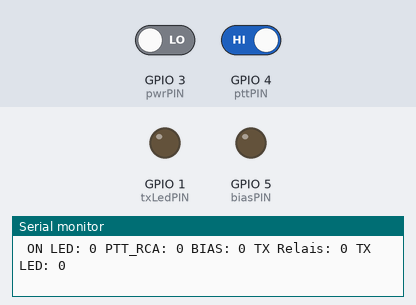
A sketch run on a simulated ESP32-S3. On the bench: output pins drawn as LEDs (lit = HIGH), the last lines printed to the serial monitor. The test bench sets the inputs (shaded band); at power-on: GPIO 3 (pwrPIN) LOW, GPIO 4 (pttPIN) HIGH. Pins used as bus, display or sensor lines are not drawn.

Above: at 2.4 s.
2.5 s: GPIO 3 (pwrPIN) driven HIGH and GPIO 4 (pttPIN) driven LOW
At 3.5 s:
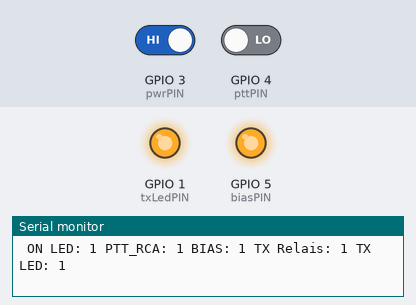
4.0 s: GPIO 3 (pwrPIN) driven LOW
At 4.5 s:
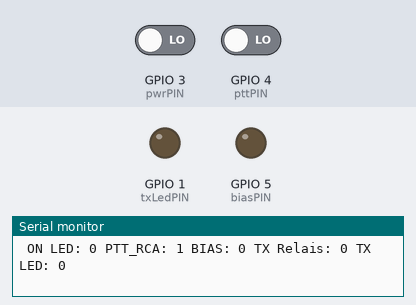
5.5 s: GPIO 3 (pwrPIN) driven HIGH
At 5.8 s:
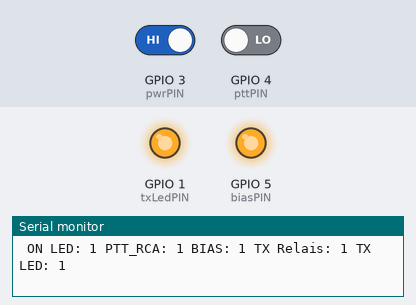
Timing chart, 0 to 8.5 s (numbered marks = the images above; inputs shaded):
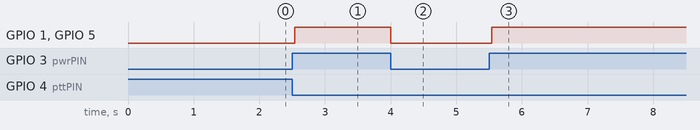

Measured:
- after the input at 2.5 s, GPIO 1 (txLedPIN), GPIO 5 (biasPIN): LOW → HIGH at once
- after the input at 4.0 s, GPIO 1 (txLedPIN), GPIO 5 (biasPIN): HIGH → LOW at once
- after the input at 5.5 s, GPIO 1 (txLedPIN), GPIO 5 (biasPIN): LOW → HIGH at once

The sketch:

NepControl50W.ino
```cpp
// (licence header left out)
// read global project config
#include "config.h"

// other includes
#include "onboard_LED.h"        // control the onboard LED
#include "amp_control.h"        // switch signals for the amp at the GPIO

//-----------------------------------------------------------------------------------------
// init all UARTs
void init_UARTs() {
  Serial.end();                                 // 1 = means full terminate
  // Serial1.end();
  // Serial2.end(1);
  delay(100);
  // Serial1.setRxBufferSize(SER_BUF_SIZE);          // set new UART buffer size
  Serial.begin(115200);                              // initialize internal UART0 with 115200/8N1
  // Serial1.begin(9600, SERIAL_8N1, RxD1, TxD1);    // initialize external UART1 with 9600/8N1
  // Serial2.begin(9600, SERIAL_8N1, RxD2, TxD2);    // initialize external UART2 with 9600/8N1
  // delay(100);
  #ifdef DEBUG
  Serial.println("Serial0 TXD is on pin: "+String(TX));
  Serial.println("Serial0 RXD is on pin: "+String(RX));
  // Serial.println("Serial1 TXD is on pin: "+String(TxD1));
  // Serial.println("Serial1 RXD is on pin: "+String(RxD1));
  // Serial.println("Serial2 TXD is on pin: "+String(TxD2));
  // Serial.println("Serial2 RXD is on pin: "+String(RxD2));
  #endif
}
//-----------------------------------------------------------------------------------------

//-----------------------------------------------------------------------------------------
// init ESP32 PINs for digital in/out, the PINs are defined further up
void init_GPIO() {
  pinMode(pttPIN, INPUT_PULLUP);    // PIN input from the PTT line at RCA Socket, LOW ACTIVE with internal PullUp activated for reliable detection
  // pinMode(ptt2PIN, INPUT_PULLUP);   // PIN input from the Sub-D socket, LOW ACTIVE with internal PullUp activated for reliable detection
  // pinMode(pttPIN, INPUT);        // PIN input from the PTT line, LOW ACTIVE without using internal PullUp
  pinMode(biasPIN, OUTPUT);         // PIN output BIAS
  pinMode(pwrPIN, INPUT_PULLDOWN);  // PIN input Power ON
  pinMode(txPIN, OUTPUT);           // PIN output for RX/TX relais
  pinMode(txLedPIN, OUTPUT);        // PIN output for TX LED
}
//-----------------------------------------------------------------------------------------

//-----------------------------------------------------------------------------------------
void setup() {
  // put your setup code here, to run once:
setLED("off");          // onboard LED off
setLED("b");            // set onboard LED to blue

init_UARTs();           // init UARTs
init_GPIO();            // init GPIOs

Serial.println(VERSION);              // print Version
Serial.print("This application is using ESP-SDK: "); Serial.println(ESP.getSdkVersion());

delay(1000);            // wait 1s

}
//-----------------------------------------------------------------------------------------

//-----------------------------------------------------------------------------------------
void loop() {
  // put your main code here, to run repeatedly:
  bool PTTState;
  bool ON_LEDState;

  PTTState = !digitalRead(pttPIN);    // read PTT input line at GPIO input PIN and negotiate it, because PTT line of PA is Low active: RX=H TX=L
  ON_LEDState = digitalRead(pwrPIN);  // read ON LED input state

  //--- MAIN CONTROL ROUTINE OF AMP ---|
  // amp will be switched on only if PTT = ON and ON_LED is ON (means Amp is powered ON with the ON button)
    if (PTTState && ON_LEDState) {
      ampSW(1);  // amp on
    } else {
      ampSW(0);  // amp off
    }
  //-----------------------------------|

  // here we using an exact timer with millis(), time is defined with timerDelay
  if ((millis() - lastTime) > timerDelay) {

  // debug output if needed
    #ifdef DEBUG
    Serial.print(" ON LED: ");Serial.print(digitalRead(pwrPIN));
    Serial.print(" PTT_RCA: ");Serial.print(PTTState);
    // Serial.print("PTT_2: ");Serial.print(PTT2State);
    Serial.print(" BIAS: ");Serial.print(digitalRead(biasPIN));
    Serial.print(" TX Relais: ");Serial.print(digitalRead(txPIN));
    Serial.print(" TX LED: ");Serial.println(digitalRead(txLedPIN));
    #endif

    // gimmick: blinking LEDs as heartbeat visualisation to show the running program is alive
    if (G_LEDState) {
      setLED("g");             // onboard LED green
      // pwr_LED(G_LEDState);
    } else {
      setLED("r");             // onboard LED red
      // pwr_LED(G_LEDState);
    }
    G_LEDState = !G_LEDState;  // negotiate LED state for the next loop run, we want a blinking LED :-)

  lastTime = millis();
  }
}
//-----------------------------------------------------------------------------------------
```

amp_control.h
```cpp
//-----------------------------------------------------------------------------------------
void ampSW(bool sw) {
  // var sw = true => amp ON, sw = false => amp OFF
  if (sw) {
    digitalWrite(txPIN,1);    // switch RX/TX relais to TX
    delay(G_PTTDelay);        // short delay before bias switch on
    digitalWrite(biasPIN,1);  // set bias switch on for power up the MOSFETs
    digitalWrite(txLedPIN,1); // TX LED on
  } else {
    digitalWrite(biasPIN,0);  // switch MOSFET bias OFF
    digitalWrite(txPIN,0);    // switch RX/TX relais to RX/bypass
    digitalWrite(txLedPIN,0); // TX LED off
  }
}
//-----------------------------------------------------------------------------------------
```

onboard_LED.h
```cpp
//----------------------------------------------------------------------------------------------
//    stuff for using the onboard LED of the ESP32-S3 Zero
//----------------------------------------------------------------------------------------------

//-----------------------------------------------------------------------------------------
// define things for onboard LED at GPIO PIN 21 (fix)
#define RGB_BRIGHTNESS 10      // change LED brightness (max 255)
const int ledPIN = 21;         // onboard LED at GPIO 21 (fix)
//-----------------------------------------------------------------------------------------

//-----------------------------------------------------------------------------------------
void setLED(const char *color) {
      if (color == "b") {
        neopixelWrite(ledPIN,0,0,RGB_BRIGHTNESS); // LED blue, order GRB, not RGB !!!
      } else if (color == "r") {
        neopixelWrite(ledPIN,0,RGB_BRIGHTNESS,0); // LED red, order GRB, not RGB !!!
      } else if (color == "g") {
        neopixelWrite(ledPIN,RGB_BRIGHTNESS,0,0); // LED green, order GRB, not RGB !!!
      } else {
        neopixelWrite(ledPIN,0,0,0);              // LED off, order GRB, not RGB !!!
      }
  delay(50);                                      // delay after switch LED
}
//-----------------------------------------------------------------------------------------
```

config.h
```cpp
//----------------------------------------------------------------------------------------------
//    global Config file
//----------------------------------------------------------------------------------------------

//----------------------------------------------------------------------------------------------
#define VERSION "Neptune PA50 Control replacement V1.0 by DL1BZ"
#define DEBUG
//----------------------------------------------------------------------------------------------

//----------------------------------------------------------------------------------------------
// ESP32-S3 mini PIN definition
const int txLedPIN = 1;    // set TX LED
const int pttPIN = 4;      // get PTT input line for reading PTT at RCA socket
const int pwrPIN = 3;      // get the Power ON LED
const int txPIN = 6;       // set the RX/TX relais
const int biasPIN = 5;     // set the base of a BC547C transisitor for bias on/off
//----------------------------------------------------------------------------------------------

//----------------------------------------------------------------------------------------------
// global vars (start with G_)
boolean G_LEDState;
const int G_PTTDelay = 40;  // delay in ms for bias on
//----------------------------------------------------------------------------------------------

//----------------------------------------------------------------------------------------------
// Timer variables
unsigned long lastTime = 0;
unsigned long pLastTime = 0;
unsigned long timerDelay = 500; // in ms, 1000 = 1s
//----------------------------------------------------------------------------------------------
```
